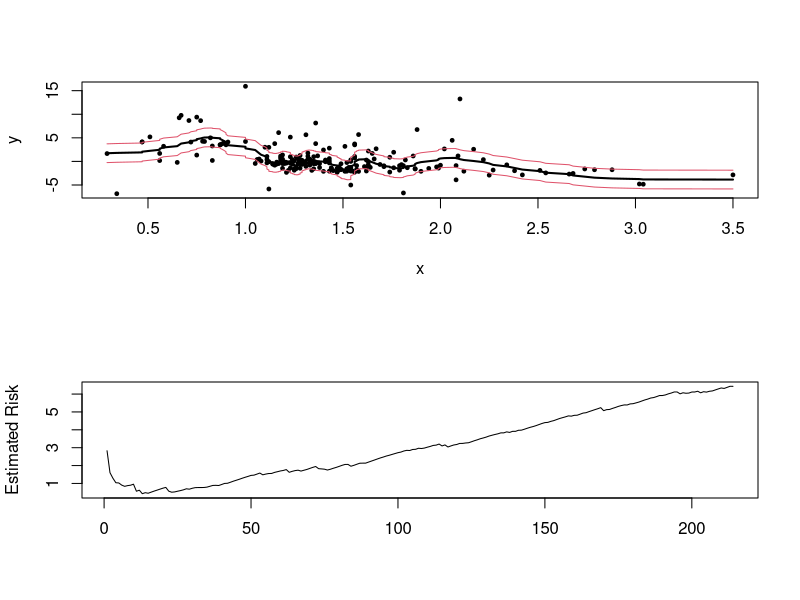

Source code (R):
react.fun <- function(x,y){
     n <- length(y)
     o <- order(x)
     x <- x[o]
     y <- y[o]
     savex <- x
     x <- (1:n)/n
     k <- round(n/4)
     z <- rep(0,n)
     z[1] <- mean(y)
     for(i in 2:n){
          z[i] <- mean(y*sqrt(2)*cos( (i-1)*pi*x ))
          }
     sigma <- sqrt(n)*sqrt(  sum(z[(n-k+1):n]*z[(n-k+1):n])/k )
     risk <- rep(0,n)
     for(i in 1:(n-1)){
          r <- i
          risk[i] <- (r*sigma^2/n) + sum(z[(r+1):n]*z[(r+1):n] - (sigma^2/n) )
          }
     risk[n] <- sigma^2
     ### fit
     r <- ((1:n)[risk==min(risk)])[1]
     f <- rep(z[1]*mean(y),n)
     for(i in 2:r){
          phi <- sqrt(2)*cos( (i-1)*pi*x )
          f <- f + z[i]*phi
          }
     ### confidence radius     
     J <- c(rep(1,r),rep(0,n-r))
     I <- c(rep(0,n-k),rep(1,k))
     h1 <- (2*J-1)  +   I*((1/k)*sum(1-2*J))
     h2 <- (J-1)    +   I*((1/k)*sum(1-2*J))

     tau2 <- 2*sigma^4*mean(h1^2) + max(4*sigma^2*mean((z^2-sigma^2)*h2^2),0)
     tau <- sqrt(tau2)
     Risk <- risk[r]
     d <- Risk + tau*qnorm(.95)/sqrt(n)
     d <- sqrt(d) 
     up  <- f + d*sqrt(2)
     low <- f - d*sqrt(2)

     list(x=savex,f=f,risk=risk,tau=tau,d=d,sigma=sigma,
          Risk=Risk,up=up,low=low,r=r)
     }

postscript("react.glass.ps",horizontal=F)
par(mfrow=c(2,1))
library(MASS)
data(fgl)
x <- fgl[[4]]
y <- fgl[[1]]
plot(x,y,cex=.5,pch=19)
out <- react.fun(x,y)
lines(out$x,out$f,col=1,lwd=2)
lines(out$x,out$low,col=2)
lines(out$x,out$up,col=2)
plot(1:length(x),out$risk,type="l",
     xlab="",ylab="Estimated Risk")

dev.off()
